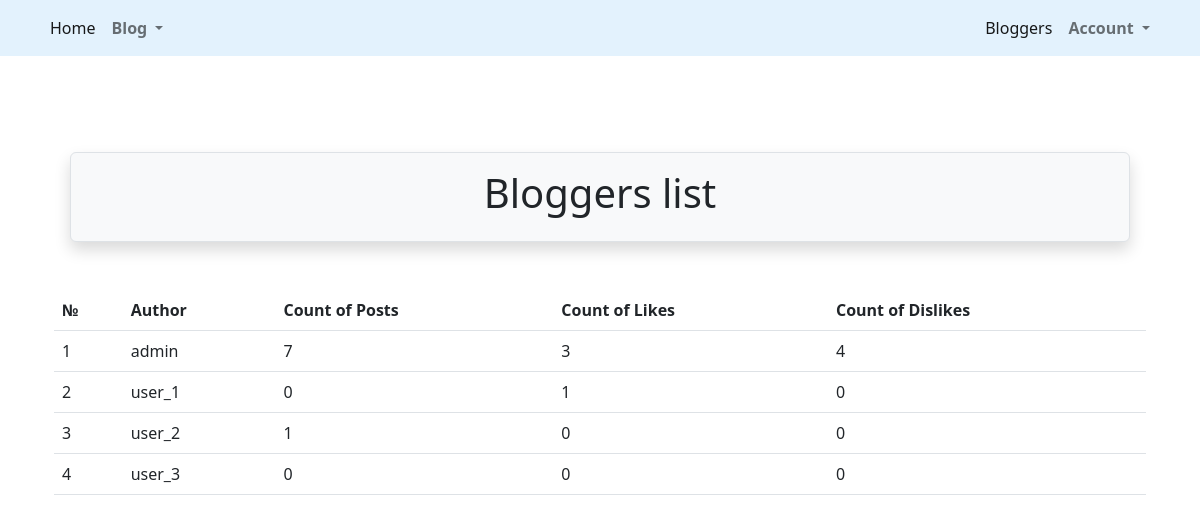
Page /posts/bloggers/ on the earlier database version.
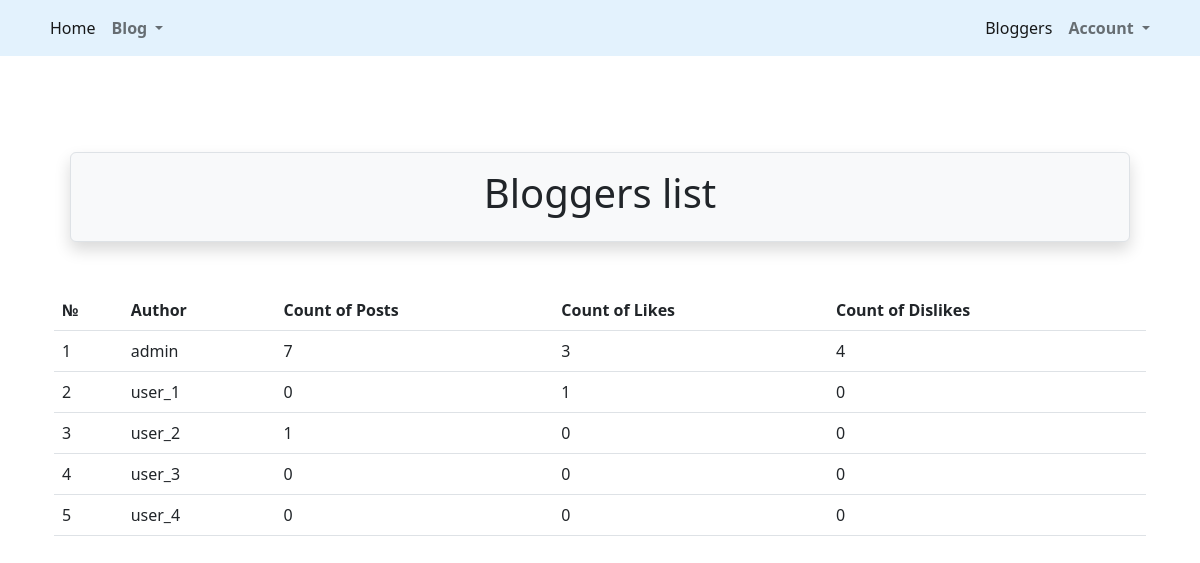
Same page on the later database version.
### src/accounts/models.py (models this page shows, shortened)
class User(AbstractUser):
    is_activated = models.BooleanField(default=True, db_index=True)
    avatar = models.ImageField(upload_to=avatar_place, default='profile/default.png')
    birthday = models.DateField(null=True, blank=True)
    city = models.CharField(max_length=50, null=True, blank=True)
    class Meta(AbstractUser.Meta):
        db_table = 'user'

### src/post/views.py (the view)
# urls.py: path('bloggers/', ListOfBloggers.as_view(), name='blogger_list'),
class ListOfBloggers(ListView):
    model = User
    template_name = 'bloggers/bloggers_list.html'

### src/post/templates/bloggers/bloggers_list.html (shortened to what this page needs)
{% extends 'base.html' %}
{% load static %}
{% load crispy_forms_filters %}
{% block header %}
    Bloggers list
{% endblock %}
{% block content %}
    {% if object_list %}
        <table class="table table-hover">
            <thead class="thead-dark">
                <tr>
                    <th>№</th>
                    <th>Author</th>
                    <th>Count of Posts</th>
                    <th>Count of Likes</th>
                    <th>Count of Dislikes</th>
                </tr>
            </thead>
            <tbody>
            {% for post in object_list %}
                <tr>
                    <td>{{ forloop.counter }}</td>
                <td>{% if user.is_authenticated %} <a href="{% url 'posts:blogger_detail' post.id %}">
                    {{ post.username }}</a>
                    {% else %} {{ post.username }}
                        {% endif %}</td>
                    <td>{{ post.posts_set.count }}</td>
                    <td>{{ post.likes.count }}</td>
                    <td>{{ post.dislikes.count }}</td>
            {% endfor %}
            </tbody>
        </table>
    {% else %}
        <p>There are no posts yet!</p>
    {% endif %}
{% endblock %}

Differences in the rows shown:
added User: username "user_4", posts_set.count "0", likes.count "0", dislikes.count "0"
